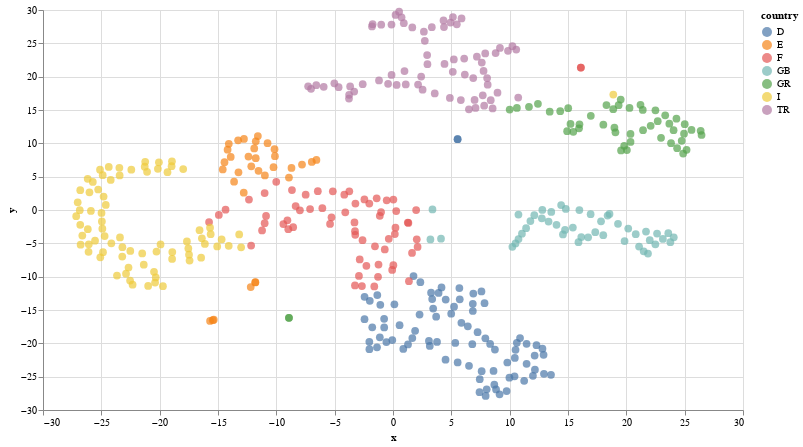

The notebook cell this image was saved under:
### Code cell
chart = alt.Chart(df).mark_circle(size=60).encode(
    x='x',
    y='y',
    color='country',
    tooltip=['place', 'country']
).properties(width=700, height=400)
chart.save('node2vec-color.json')
chart

### Figure 1 — Vega-Lite specification as saved in the notebook (floating-point values rounded to 4 significant figures; data arrays with more than 128 entries replaced by an {"elided": "..."} marker saying what was removed)
{"config": {"view": {"continuousWidth": 400, "continuousHeight": 300}}, "data": {"name": "data-82a7b16c074939462766f6a0e1a1eda0"}, "mark": {"type": "circle", "size": 60}, "encoding": {"color": {"type": "nominal", "field": "country"}, "tooltip": [{"type": "nominal", "field": "place"}, {"type": "nominal", "field": "country"}], "x": {"type": "quantitative", "field": "x"}, "y": {"type": "quantitative", "field": "y"}}, "height": 400, "width": 700, "$schema": "https://vega.github.io/schema/vega-lite/v4.8.1.json", "datasets": {"data-82a7b16c074939462766f6a0e1a1eda0": {"elided": "421 records"}}}
